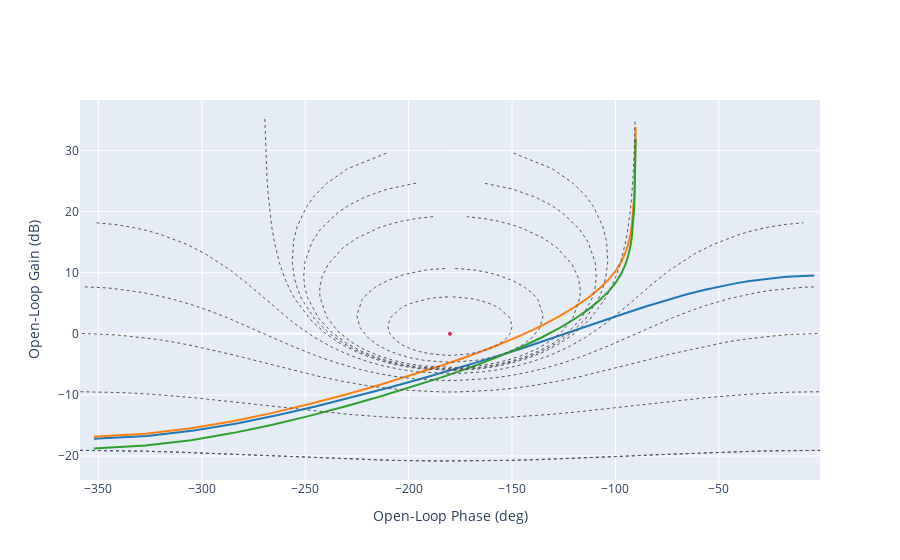

This figure's notebook cell:
### Markdown cell above
### 6.1 Calibration du correcteur

* **Question** 
    * Déterminez graphiquement dans le plan de Black-Nichols le gain $K$ et les constantes d'intégration $Ti$. Prendre $Ti >5/\omega_r$ (Utilisez la méthodologie décrite dans la labo 4)
    * Déduisez-en l'équivalent numérique du correcteur analogique PI proposé, en utilisant l'approximation rectangulaire par excès de l'intégration:
    
$$C(z) = K\left(1+\frac{T_e}{T_i}\frac{z}{z-1}\right)$$

### Code cell
K = 4.5
K1 = 0.8
wr = 8.2
Ti = 5/wr
Cz = K+K*(Te/Ti)*tf([1,0],[1,-1])
Cz2 = K1*Cz
fig = figure("nichols")
fig.plot(K*Fz)
fig.plot(Cz*Fz)
fig.plot(Cz2*Fz)
fig.grid(show_phase=False)
fig.show()
